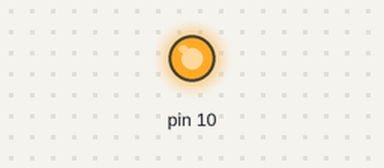
This sketch was run on a simulated Arduino Uno, built with avr-gcc and run on an emulated ATmega328P. On the bench: output pins drawn as LEDs (lit = HIGH).

Above: at 0.1 s.
Timing chart, 0 to 1.6 s (numbered marks = the images above):
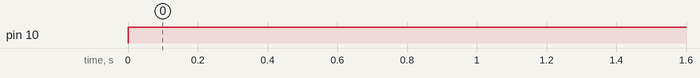

Measured:
- by itself, pin 10: LOW → HIGH at 0.00 s

The sketch:

spi.ino
```cpp
#include <SPI.h>


void setup() {
  // put your setup code here, to run once:
  SPI.begin();
  pinMode(10,OUTPUT);


}

void loop() {
  // put your main code here, to run repeatedly:
 digitalWrite(10,LOW);
  SPI.transfer(0x3F);
  SPI.transfer(0x06);
  SPI.transfer(0x5B);
  SPI.transfer(0x4F);
  SPI.transfer(0x6D);
  SPI.transfer(0x7D);
  SPI.transfer(0x07);
  SPI.transfer(0x7F);
  digitalWrite(10,HIGH);
  delay(3000);
}
```
